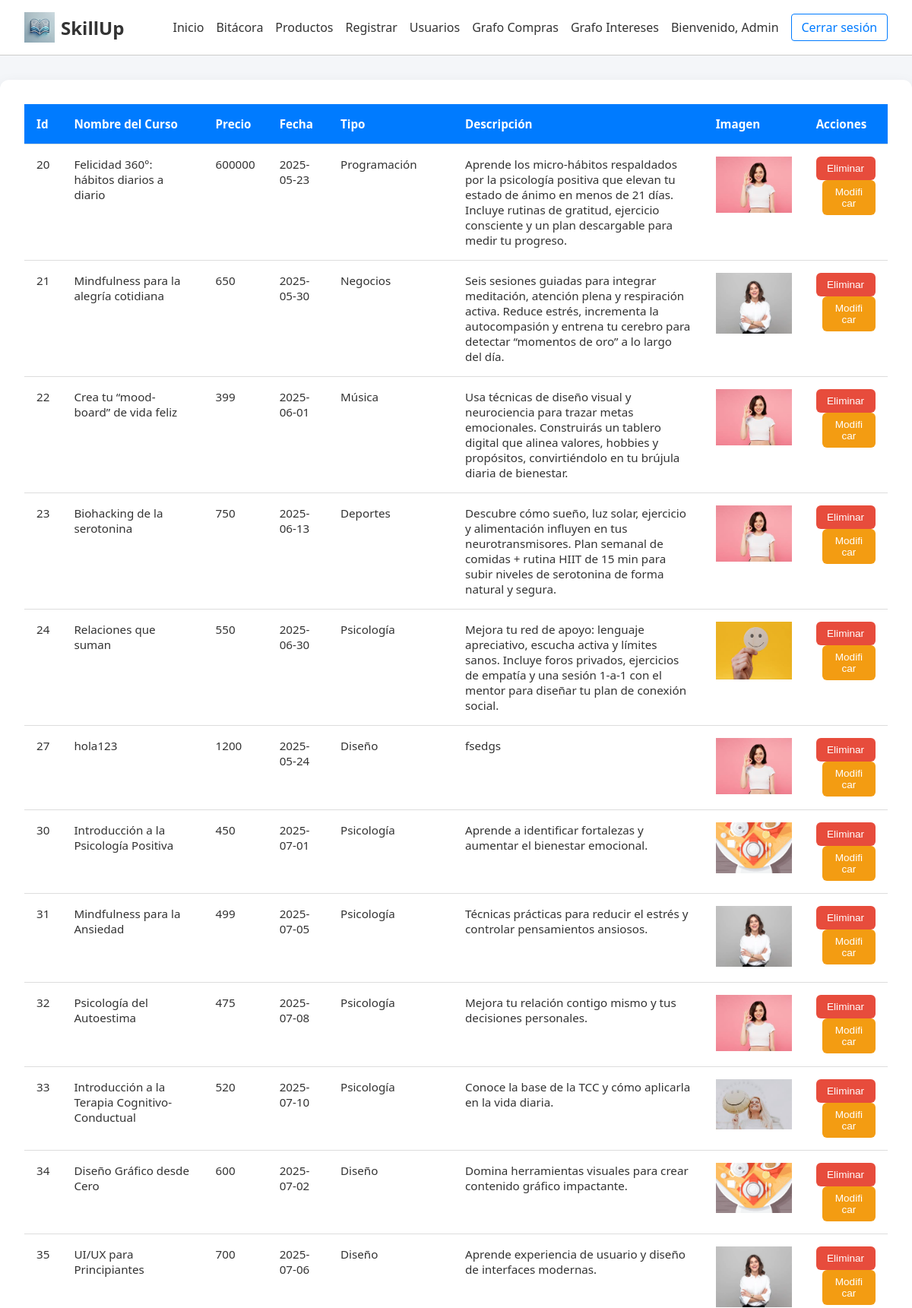
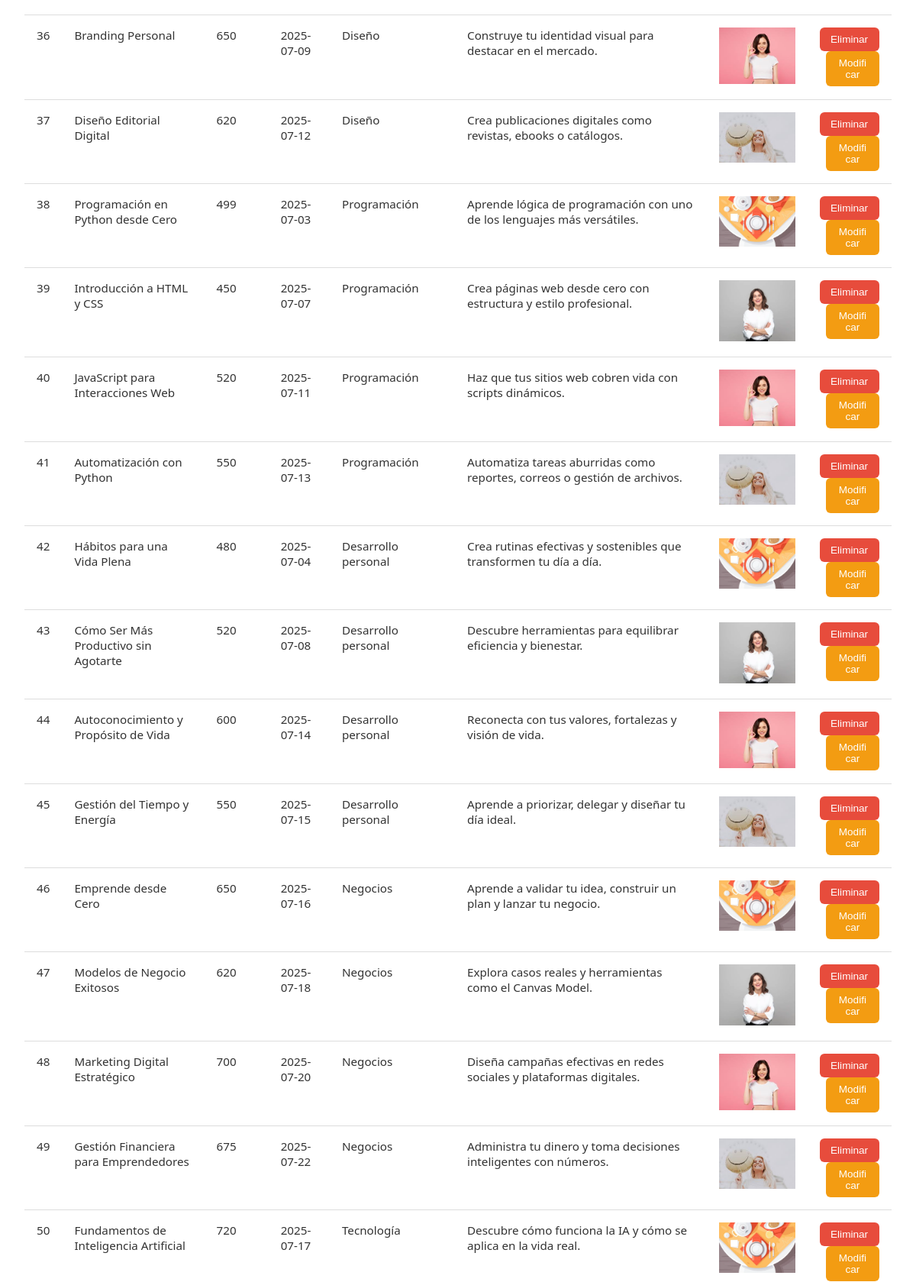
The page /ProductoManager/Admin/ProductosAdmin.php (signed in, upper part) on the database its author committed (2 pictures, top to bottom).
### tables this page shows
CREATE TABLE `productos` (
  `id` int(11) NOT NULL AUTO_INCREMENT,
  `nombreCurso` varchar(100) NOT NULL,
  `precioCurso` varchar(50) NOT NULL,
  `fechaCurso` date NOT NULL,
  `tipoCurso` varchar(100) NOT NULL,
  `desColumna` varchar(255) NOT NULL,
  `imagenCurso` varchar(100) NOT NULL,
  PRIMARY KEY (`id`)
);

### ProductoManager/Admin/ProductosAdmin.php (the view, shortened to what this page needs)
<!DOCTYPE html>
<html lang="en">
<head>
    <link rel="stylesheet" href="ProductosAdmin.css">
</head>
<body>
<?php include $_SERVER['DOCUMENT_ROOT'].'/Proyecto/includes/header.php'; ?>
<div class="container">
<?php
    include("conexion.php");
    $sql = mysqli_query($con, "SELECT * FROM productos");
?>
    <div class="table-container">
        <table>
            <thead>
                <tr>
                    <th>Id</th>
                    <th>Nombre del Curso</th>
                    <th>Precio</th>
                    <th>Fecha</th>
                    <th>Tipo</th>
                    <th>Descripción</th>
                    <th>Imagen</th>
                    <th>Acciones</th>
                </tr>
            </thead>
            <tbody>
            <?php while($row = mysqli_fetch_array($sql)) { ?>
                <tr>
                    <td><?php echo $row['id']; ?></td>
                    <td><?php echo $row['nombreCurso']; ?></td>
                    <td><?php echo $row['precioCurso']; ?></td>
                    <td><?php echo $row['fechaCurso']; ?></td>
                    <td><?php echo $row['tipoCurso']; ?></td>
                    <td><?php echo $row['desColumna']; ?></td>
                    <td><img src="<?php echo $row['imagenCurso']; ?>" alt="Imagen del curso" width="100"></td>
                    <td>
                        <form method="POST" action="EliminarProducto.php" style="display:inline-block;" onsubmit="return confirm('¿Estás seguro de eliminar este producto?');">
                            <button type="submit" class="btn-eliminar">Eliminar</button>
                        </form>
                        <form method="GET" action="ModificarProducto.php" style="display:inline-block;">
                            <button type="submit" class="btn-modificar">Modificar</button>
                        </form>
                    </td>
                </tr>
            <?php } ?>
            </tbody>
        </table>
    </div>
</div>
</body>
</html>

### ProductoManager/Admin/ProductosAdmin.css (style rules this page uses)
* { margin: 0; padding: 0; box-sizing: border-box; }
body { font-family: 'Segoe UI', Tahoma, Geneva, Verdana, sans-serif; background-color: #f4f6f9; padding: 0; color: #333; }
.table-container { overflow-x: auto; background-color: #fff; border-radius: 12px; box-shadow: 0 8px 20px rgba(0, 0, 0, 0.1); padding: 2rem; margin: 2rem auto; }
table { width: 100%; border-collapse: collapse; font-size: 0.95rem; }
thead { background-color: #007bff; color: white; }
th, td { text-align: left; padding: 1rem; border-bottom: 1px solid #ddd; vertical-align: top; }
td:last-child { word-break: break-word; max-width: 200px; font-size: 0.9rem; color: #555; }
.btn-eliminar { background-color: #e74c3c; color: white; border: none; padding: 0.5rem 0.9rem; font-size: 0.85rem; border-radius: 6px; cursor: pointer; transition: background-color 0.3s; }
.btn-modificar { background-color: #f39c12; color: white; border: none; padding: 0.5rem 0.9rem; font-size: 0.85rem; border-radius: 6px; cursor: pointer; margin-left: 0.5rem; transition: background-color 0.3s; }

### rows shown on the page
productos: id "20", nombreCurso "Felicidad 360°: hábitos diarios a diario", precioCurso "600000", fechaCurso "2025-05-23", tipoCurso "Programación", desColumna "Aprende los micro-hábitos respaldados por la psicología positiva que elevan tu estado de ánimo en menos de 21 días. Incluye rutinas de gratitud, ejercicio consciente y un plan descargable para medir tu progreso.", imagenCurso (picture)
productos: id "21", nombreCurso "Mindfulness para la alegría cotidiana", precioCurso "650", fechaCurso "2025-05-30", tipoCurso "Negocios", desColumna "Seis sesiones guiadas para integrar meditación, atención plena y respiración activa. Reduce estrés, incrementa la autocompasión y entrena tu cerebro para detectar “momentos de oro” a lo largo del día.", imagenCurso (picture)
productos: id "22", nombreCurso "Crea tu “mood-board” de vida feliz", precioCurso "399", fechaCurso "2025-06-01", tipoCurso "Música", desColumna "Usa técnicas de diseño visual y neurociencia para trazar metas emocionales. Construirás un tablero digital que alinea valores, hobbies y propósitos, convirtiéndolo en tu brújula diaria de bienestar.", imagenCurso (picture)
productos: id "23", nombreCurso "Biohacking de la serotonina", precioCurso "750", fechaCurso "2025-06-13", tipoCurso "Deportes", desColumna "Descubre cómo sueño, luz solar, ejercicio y alimentación influyen en tus neurotransmisores. Plan semanal de comidas + rutina HIIT de 15 min para subir niveles de serotonina de forma natural y segura.", imagenCurso (picture)
productos: id "24", nombreCurso "Relaciones que suman", precioCurso "550", fechaCurso "2025-06-30", tipoCurso "Psicología", desColumna "Mejora tu red de apoyo: lenguaje apreciativo, escucha activa y límites sanos. Incluye foros privados, ejercicios de empatía y una sesión 1-a-1 con el mentor para diseñar tu plan de conexión social.", imagenCurso (picture)
productos: id "27", nombreCurso "hola123", precioCurso "1200", fechaCurso "2025-05-24", tipoCurso "Diseño", desColumna "fsedgs", imagenCurso (picture)
productos: id "30", nombreCurso "Introducción a la Psicología Positiva", precioCurso "450", fechaCurso "2025-07-01", tipoCurso "Psicología", desColumna "Aprende a identificar fortalezas y aumentar el bienestar emocional.", imagenCurso (picture)
productos: id "31", nombreCurso "Mindfulness para la Ansiedad", precioCurso "499", fechaCurso "2025-07-05", tipoCurso "Psicología", desColumna "Técnicas prácticas para reducir el estrés y controlar pensamientos ansiosos.", imagenCurso (picture)
productos: id "32", nombreCurso "Psicología del Autoestima", precioCurso "475", fechaCurso "2025-07-08", tipoCurso "Psicología", desColumna "Mejora tu relación contigo mismo y tus decisiones personales.", imagenCurso (picture)
productos: id "33", nombreCurso "Introducción a la Terapia Cognitivo-Conductual", precioCurso "520", fechaCurso "2025-07-10", tipoCurso "Psicología", desColumna "Conoce la base de la TCC y cómo aplicarla en la vida diaria.", imagenCurso (picture)
productos: id "34", nombreCurso "Diseño Gráfico desde Cero", precioCurso "600", fechaCurso "2025-07-02", tipoCurso "Diseño", desColumna "Domina herramientas visuales para crear contenido gráfico impactante.", imagenCurso (picture)
productos: id "35", nombreCurso "UI/UX para Principiantes", precioCurso "700", fechaCurso "2025-07-06", tipoCurso "Diseño", desColumna "Aprende experiencia de usuario y diseño de interfaces modernas.", imagenCurso (picture)
productos: id "36", nombreCurso "Branding Personal", precioCurso "650", fechaCurso "2025-07-09", tipoCurso "Diseño", desColumna "Construye tu identidad visual para destacar en el mercado.", imagenCurso (picture)
productos: id "37", nombreCurso "Diseño Editorial Digital", precioCurso "620", fechaCurso "2025-07-12", tipoCurso "Diseño", desColumna "Crea publicaciones digitales como revistas, ebooks o catálogos.", imagenCurso (picture)
productos: id "38", nombreCurso "Programación en Python desde Cero", precioCurso "499", fechaCurso "2025-07-03", tipoCurso "Programación", desColumna "Aprende lógica de programación con uno de los lenguajes más versátiles.", imagenCurso (picture)
productos: id "39", nombreCurso "Introducción a HTML y CSS", precioCurso "450", fechaCurso "2025-07-07", tipoCurso "Programación", desColumna "Crea páginas web desde cero con estructura y estilo profesional.", imagenCurso (picture)
productos: id "40", nombreCurso "JavaScript para Interacciones Web", precioCurso "520", fechaCurso "2025-07-11", tipoCurso "Programación", desColumna "Haz que tus sitios web cobren vida con scripts dinámicos.", imagenCurso (picture)
productos: id "41", nombreCurso "Automatización con Python", precioCurso "550", fechaCurso "2025-07-13", tipoCurso "Programación", desColumna "Automatiza tareas aburridas como reportes, correos o gestión de archivos.", imagenCurso (picture)
productos: id "42", nombreCurso "Hábitos para una Vida Plena", precioCurso "480", fechaCurso "2025-07-04", tipoCurso "Desarrollo personal", desColumna "Crea rutinas efectivas y sostenibles que transformen tu día a día.", imagenCurso (picture)
productos: id "43", nombreCurso "Cómo Ser Más Productivo sin Agotarte", precioCurso "520", fechaCurso "2025-07-08", tipoCurso "Desarrollo personal", desColumna "Descubre herramientas para equilibrar eficiencia y bienestar.", imagenCurso (picture)
productos: id "44", nombreCurso "Autoconocimiento y Propósito de Vida", precioCurso "600", fechaCurso "2025-07-14", tipoCurso "Desarrollo personal", desColumna "Reconecta con tus valores, fortalezas y visión de vida.", imagenCurso (picture)
productos: id "45", nombreCurso "Gestión del Tiempo y Energía", precioCurso "550", fechaCurso "2025-07-15", tipoCurso "Desarrollo personal", desColumna "Aprende a priorizar, delegar y diseñar tu día ideal.", imagenCurso (picture)
productos: id "46", nombreCurso "Emprende desde Cero", precioCurso "650", fechaCurso "2025-07-16", tipoCurso "Negocios", desColumna "Aprende a validar tu idea, construir un plan y lanzar tu negocio.", imagenCurso (picture)
productos: id "47", nombreCurso "Modelos de Negocio Exitosos", precioCurso "620", fechaCurso "2025-07-18", tipoCurso "Negocios", desColumna "Explora casos reales y herramientas como el Canvas Model.", imagenCurso (picture)
productos: id "48", nombreCurso "Marketing Digital Estratégico", precioCurso "700", fechaCurso "2025-07-20", tipoCurso "Negocios", desColumna "Diseña campañas efectivas en redes sociales y plataformas digitales.", imagenCurso (picture)
productos: id "49", nombreCurso "Gestión Financiera para Emprendedores", precioCurso "675", fechaCurso "2025-07-22", tipoCurso "Negocios", desColumna "Administra tu dinero y toma decisiones inteligentes con números.", imagenCurso (picture)
productos: id "50", nombreCurso "Fundamentos de Inteligencia Artificial", precioCurso "720", fechaCurso "2025-07-17", tipoCurso "Tecnología", desColumna "Descubre cómo funciona la IA y cómo se aplica en la vida real.", imagenCurso (picture)

### other values the page prints
$_SESSION['user'] "Admin"
